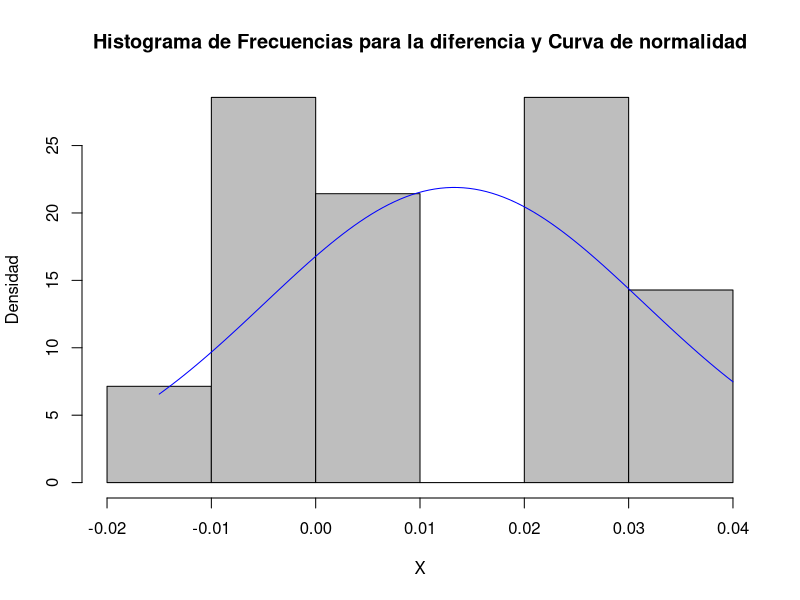
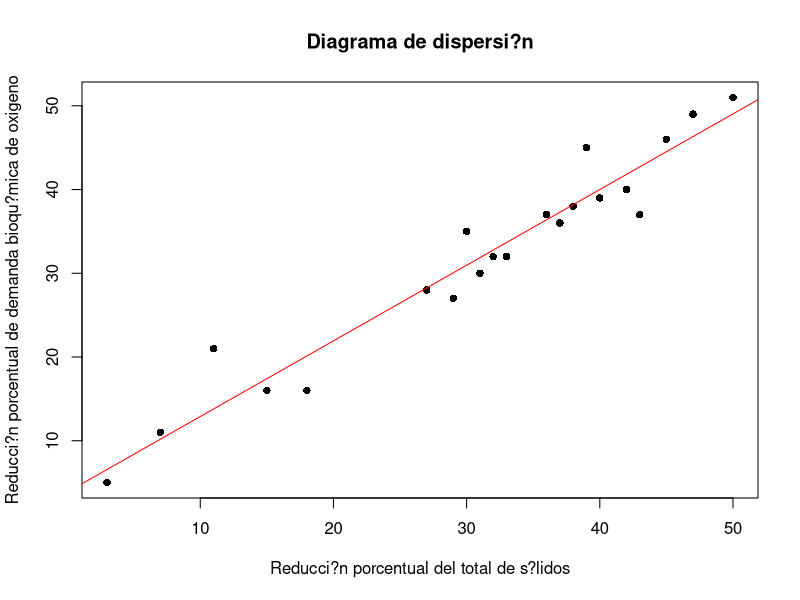
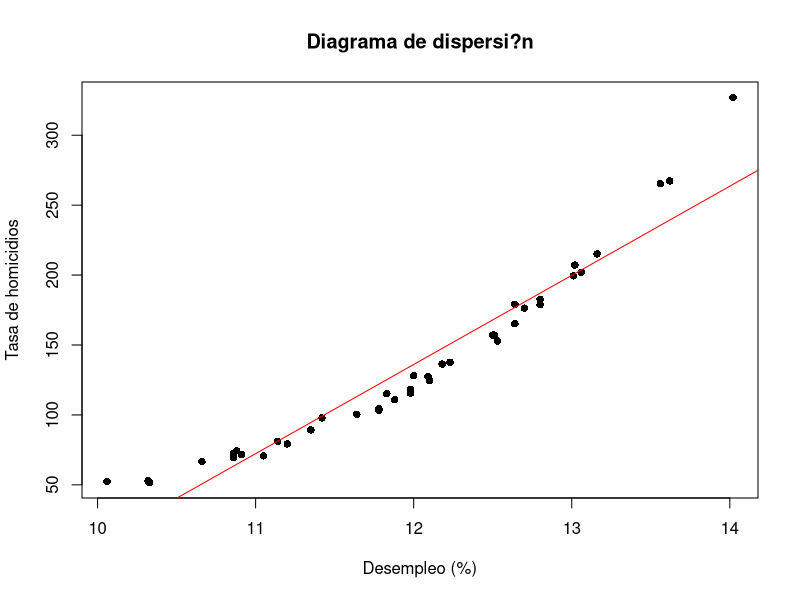

The R script that drew these images, in order:
#Kevin Steven Garcia - 1533173
#Diana Carolina Arias - 1528008
#Cesar Andres Saavedra - 1628466
#Laboratorio 4

#Prueba de Hipotesis
#2
#Datos
xbarra <- 12000
M2  <- 13200
N2  <- 40
d.e. <- 1320
#Estadistico de Prueba
zp= ((xbarra-M2)/(d.e./sqrt(N2)))
#Contraste del Estadistico de Prueba
qnorm(0.05)
#Valor-P
vp = pnorm(-5.7495)

#7
#Datos
Ciudad<-c('Cali', 'Medellin', 'Pereira', 'Manizales', 'Cucuta', 'Barranquilla', 
          'Arauca', 'Popayan', 'Ibague', 'Neiva', 'Zipaquira', 'Tunja', 'Valledupar', 'Santa Marta')
DFEB <- c(0.15, 0.12, 0.145, 0.12, 0.138, 0.143, 0.13, 0.142, 0.12, 0.12, 0.115, 0.12, 0.135, 0.14)
DMAYO <- c(0.11, 0.08, 0.118, 0.12, 0.134, 0.148, 0.13, 0.15, 0.135, 0.09, 0.105, 0.09, 0.112, 0.13)
Diferencia= DFEB - DMAYO
#Tabla de Datos:
Tablap7<- data.frame(Ciudad,DFEB,DMAYO,Diferencia)
#Tama??o de la muestra
np7<-14
#Media de la Diferencia
Mediap7<-mean(Diferencia)*100
#Desviaci??n Est??ndar
Desvp7<-sd(Diferencia)*100
###Cuantil de la T-Student
Cuantilp7<-qt(0.975, 13)
#Intervalo de Confianza para la media de observaciones relacionadas
Lim_Inf <- Mediap7-Cuantilp7*(Desvp7/sqrt(np7))
Lim_Sup <- Mediap7+Cuantilp7*(Desvp7/sqrt(np7))

ICp7 <- c(Lim_Inf,Lim_Sup)
print(ICp7)
#Prueba de Hipotesis
M7<-0.02
N7<-14
t.test(Diferencia, mu = 0.02, alternative = 'less', conf.level = 0.95)
#Estadistico de Prueba
TP<-((Mediap7-M7)/(Desvp7/sqrt(N7)))
#Cuantil de la T-Student
qt(0.95,13)
#Prueba de Normalidad Shapiro-Wilk
diferencia.test <- shapiro.test(Diferencia)
print(diferencia.test)
x <- Diferencia
plotn <- function(x,main="Histograma de frecuencias y distribuci??n normal",
                  xlab="X",ylab="Densidad") {
  min <- min(x)
  max <- max(x)
  media <- mean(x)
  dt <- sd(x)
  
  hist(x,freq=F, main=main, xlab=xlab, ylab=ylab, col="grey" )
  curve(dnorm(x,media,dt), min, max, add = T, col="blue")
}
plotn(x, main="Histograma de Frecuencias para la diferencia y Curva de normalidad")

#Regresion
#1 
x<-c(3,7,11,15,18,27,29,30,31,32,33,36,37,38,39,40,42,43,45,47,50)
y<-c(5,11,21,16,16,28,27,35,30,32,32,37,36,38,45,39,40,37,46,49,51)

#1.b
x11()
plot(y ~ x, xlab = "Reducci?n porcentual del total de s?lidos", 
     ylab = "Reducci?n porcentual de demanda bioqu?mica de oxigeno", main="Diagrama de dispersi?n",pch=16)
Regresion<- lm(y ~ x)
abline(Regresion, col = "red")
cor(y,x)
summary(Regresion)

#2.a
x1<-c(10.06,10.32,10.33,10.66,10.86,10.86,10.88,10.91,11.05,11.14,11.20,
      11.35,11.42,11.64,11.78,11.78,11.83,11.88,11.98,11.98,12,12.09,12.10,
      12.18,12.23,12.50,12.51,12.53,12.64,12.64,12.7,12.8,12.8,13.01,13.02,13.06,13.16,13.56,13.62,14.02)
y1<-c(52.37,52.85,51.61,66.65,69.39,72.67,74.37,71.73,70.72,81.20,79.26,89.28,97.84,100.37,104.37,
      103.29,115.19,110.99,118.09,115.47,128.10,127.48,124.67,136.36,137.65,157.08,157.02,152.87,
      165.23,179.12,176.31,178.82,182.64,199.46,207.17,202.03,215.11,265.30,267.35,327.05)

x11()
plot(y1 ~ x1, xlab = "Desempleo (%)", ylab = "Tasa de homicidios", main="Diagrama de dispersi?n",pch=16)
Regresion1<- lm(y1 ~ x1)
abline(Regresion1, col = "red")
cor(y1,x1)
summary(Regresion1)
